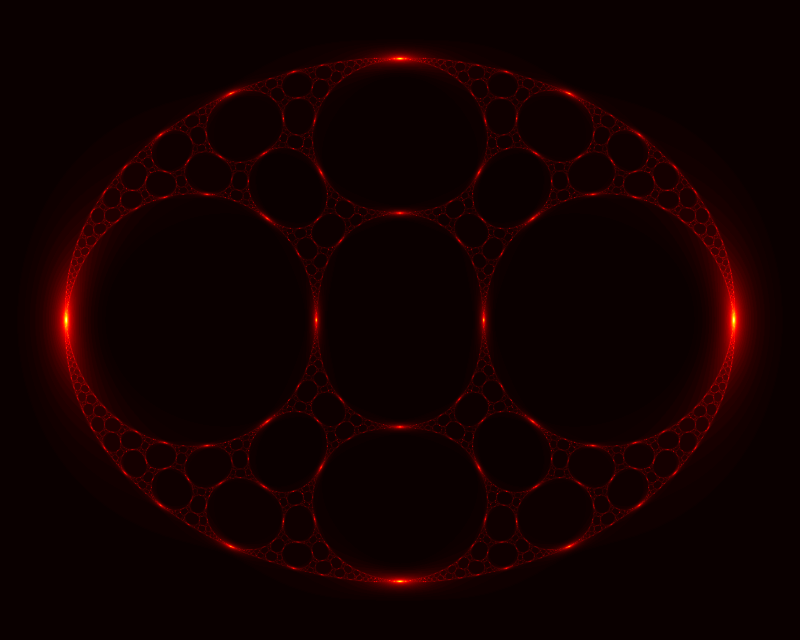

This chart was generated by the following Python code:
# Python绘制朱利亚分形
# 公众号：Charles的皮卡丘
import numpy as np
import matplotlib.pyplot as plt
from numba import jit


MaxIters = 500
Radius = 4
Const = 0.7


@jit('float32(complex64)')
def escape(z):
    for i in range(MaxIters):
        if z.real * z.real + z.imag * z.imag > Radius:
            break
        z = (z*z + Const) / (z*z - Const)
    return i


def draw(xmin=-2, xmax=2, ymin=-1.6, ymax=1.6, width=800, height=640):
    y, x = np.ogrid[ymax: ymin: height*2j, xmin: xmax: width*2j]
    z = x + y*1j
    img = np.asarray(np.frompyfunc(escape, 1, 1)(z)).astype(np.float)
    img /= np.max(img)
    img = np.sin(img**2 * np.pi)
    fig = plt.figure(figsize=(width/100.0, height/100.0), dpi=100)
    axi = fig.add_axes([0, 0, 1, 1], aspect=1)
    axi.axis('off')
    axi.imshow(img, cmap='hot')
    fig.savefig('julia.png')


if __name__ == '__main__':
    draw()